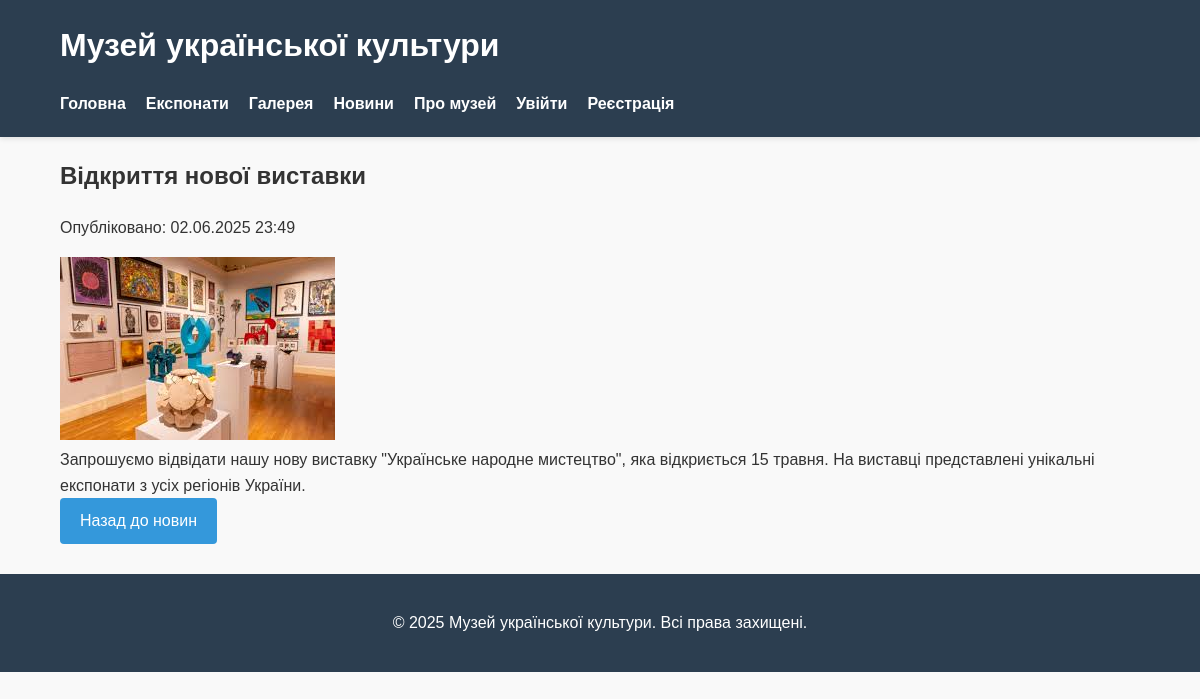
The page /index.php?page=news_item&id=1 on the database its author committed.
### tables this page shows
CREATE TABLE `news` (
  `id` int NOT NULL,
  `title` varchar(255) NOT NULL,
  `content` text NOT NULL,
  `image` varchar(255) DEFAULT NULL,
  `created_at` timestamp NULL DEFAULT CURRENT_TIMESTAMP
);

### classes/News.php (called while the page is built, shortened)
<?php
class News {
    private $db;
    public function __construct(Database $db) {
        $this->db = $db;
    }
    public function getNewsItem($id) {
        $stmt = $this->db->prepare("SELECT id, title, content, image, created_at FROM news WHERE id = ?");
        $stmt->bind_param("i", $id);
        $stmt->execute();
        $result = $stmt->get_result();
        return $result->fetch_assoc();
    }
}
?>

### classes/Database.php (called while the page is built, shortened)
<?php
class Database {
    private $connection;
    public function __construct() {
        $this->connection = new mysqli(DB_HOST, DB_USER, DB_PASS, DB_NAME);
        $this->connection->set_charset("utf8mb4");
    }
    public function prepare($sql) {
        return $this->connection->prepare($sql);
    }
}
?>

### templates/news_item.php (the view, shortened to what this page needs)
<article class="news-item">
    <h2><?= htmlspecialchars($news_item['title']) ?></h2>
    <p class="news-date">Опубліковано: <?= date('d.m.Y H:i', strtotime($news_item['created_at'])) ?></p>
    <?php if ($news_item['image']): ?>
    <img src="assets/images/<?= htmlspecialchars($news_item['image']) ?>" alt="<?= htmlspecialchars($news_item['title']) ?>" class="news-image">
    <?php endif; ?>
    <div class="news-content">
        <?= nl2br(htmlspecialchars($news_item['content'])) ?>
    </div>
    <a href="index.php?page=news" class="btn">Назад до новин</a>
</article>

### assets/css/style.css (style rules this page uses)
body { font-family: 'Arial', sans-serif; line-height: 1.6; margin: 0; padding: 0; color: #333; background-color: #f9f9f9; }
button, input[type="submit"], .btn { background: #3498db; color: white; border: none; padding: 10px 20px; border-radius: 4px; cursor: pointer; font-size: 16px; text-decoration: none; display: inline-block; }

### rows shown on the page
news: title "Відкриття нової виставки", created_at "02.06.2025 23:49", image (picture), content "Запрошуємо відвідати нашу нову виставку \"Українське народне мистецтво\", яка відкриється 15 травня. На виставці представлені унікальні експонати з усіх регіонів України."

### other values the page prints
SITE_TITLE "Музей української культури"
